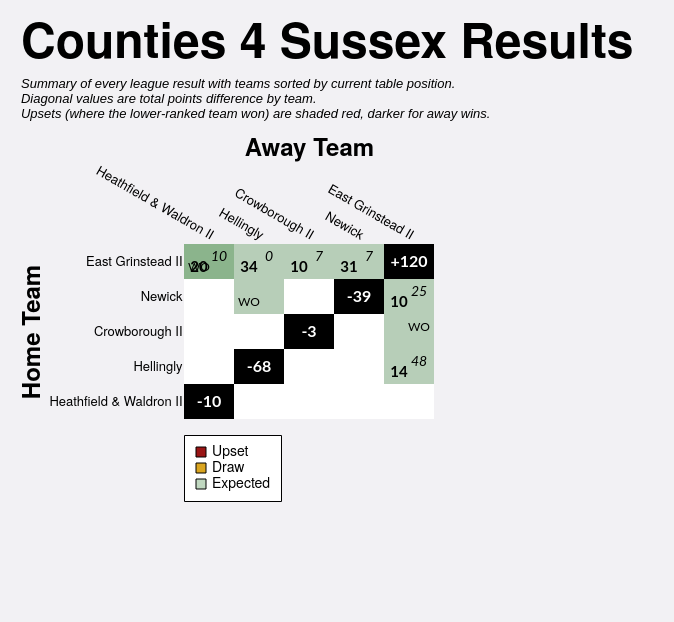

Vega-Lite specification for this chart:
### Vega-Lite specification from a JSON file in a GitHub repository (floating-point values rounded to 4 significant figures)
{"config": {"axis": {"labelFont": "PT Sans Narrow, Helvetica Neue, Helvetica, Arial, sans-serif", "titleFont": "PT Sans Narrow, Helvetica Neue, Helvetica, Arial, sans-serif", "labelFontSize": 13, "titleFontSize": 24, "gridColor": "#202947", "gridOpacity": 0.2}, "text": {"font": "Lato, sans-serif"}, "bar": {"cornerRadiusEnd": 5}, "header": {"labelFont": "PT Sans Narrow, Helvetica Neue, Helvetica, Arial, sans-serif", "titleFont": "PT Sans Narrow, Helvetica Neue, Helvetica, Arial, sans-serif", "labelFontSize": 24, "titleFontSize": 28, "labelFontWeight": "bold", "orient": "left"}, "legend": {"labelFont": "PT Sans Narrow, Helvetica Neue, Helvetica, Arial, sans-serif", "titleFont": "PT Sans Narrow, Helvetica Neue, Helvetica, Arial, sans-serif", "labelFontSize": 14, "titleFontSize": 16, "titlePadding": 5, "fillColor": "white", "strokeColor": "black", "padding": 10, "titleFontWeight": "lighter", "titleFontStyle": "italic", "titleColor": "gray", "offset": 10}, "title": {"font": "PT Sans Narrow, Helvetica Neue, Helvetica, Arial, sans-serif", "fontSize": 48, "fontWeight": "bold", "anchor": "start", "align": "center", "titlePadding": 20, "subtitlePadding": 10, "subtitleFontSize": 13, "subtitleColor": "", "subtitleFontStyle": "italic", "offset": 15, "color": "black"}, "axisX": {"labelAngle": 0}, "facet": {"title": null, "header": null, "align": {"row": "each", "column": "each"}}, "resolve": {"scale": {"y": "independent", "facet": "independent"}}, "background": "#f2f1f4", "scale": {"offsetBandPaddingOuter": 0.2, "offsetBandPaddingInner": 0.1}, "view": {"stroke": null}}, "layer": [{"data": {"name": "data-9007abbc48c921b4a850d095409b9500"}, "mark": {"type": "rect"}, "encoding": {"color": {"field": "unexpected_result", "legend": {"columns": 1, "direction": "horizontal", "labelExpr": "datum.value === 'Upset (Away Win)' ? 'Upset' : datum.value", "labelLimit": 220, "offset": 16, "orient": "bottom", "symbolStrokeColor": "black", "symbolStrokeWidth": 1, "values": ["Upset (Away Win)", "Draw", "Expected"]}, "scale": {"domain": ["Expected", "Upset (Home Win)", "Upset (Away Win)", "Draw", "To be played", "N/A"], "range": ["#146f1444", "#991515bb", "#991515", "goldenrod", "white", "black"]}, "title": null, "type": "nominal"}, "opacity": {"condition": {"test": "datum.home_team == param_20['home_team'] || datum.away_team == param_20['home_team'] || !isValid(param_20['home_team'])", "value": 1.0}, "value": 0.1}, "tooltip": [{"field": "home_team", "title": "Home", "type": "nominal"}, {"field": "away_team", "title": "Away", "type": "nominal"}, {"field": "home_score_text", "title": "Home Score", "type": "nominal"}, {"field": "away_score_text", "title": "Away Score", "type": "nominal"}, {"field": "result", "title": "Result", "type": "nominal"}, {"field": "unexpected_result", "title": "Unexpectedness", "type": "nominal"}, {"field": "date", "format": "%d %b %Y", "title": "Date", "type": "temporal"}], "x": {"axis": {"domain": false, "grid": false, "labelAngle": 30, "orient": "top", "ticks": false}, "field": "away_team", "sort": ["Heathfield & Waldron II", "Hellingly", "Crowborough II", "Newick", "East Grinstead II"], "title": "Away Team", "type": "nominal"}, "y": {"axis": {"domain": false, "grid": false, "ticks": false}, "field": "home_team", "sort": ["East Grinstead II", "Newick", "Crowborough II", "Hellingly", "Heathfield & Waldron II"], "title": "Home Team", "type": "nominal"}}, "name": "view_19"}, {"data": {"name": "data-9007abbc48c921b4a850d095409b9500"}, "mark": {"type": "text", "fontStyle": "italic", "size": 14, "xOffset": 10, "yOffset": -5}, "encoding": {"color": {"condition": {"test": "(datum.home_team == param_20['home_team'] || datum.away_team == param_20['home_team'] || !isValid(param_20['home_team'])) && datum.unexpected_result == 'Expected'", "value": "black"}, "value": "white"}, "text": {"field": "away_score_text", "type": "nominal"}, "x": {"field": "away_team", "sort": ["Heathfield & Waldron II", "Hellingly", "Crowborough II", "Newick", "East Grinstead II"], "type": "nominal"}, "y": {"field": "home_team", "sort": ["East Grinstead II", "Newick", "Crowborough II", "Hellingly", "Heathfield & Waldron II"], "type": "nominal"}}, "transform": [{"filter": "datum.away_score_text != '' && datum.away_score_text != 'WO'"}]}, {"data": {"name": "data-9007abbc48c921b4a850d095409b9500"}, "mark": {"type": "text", "size": 12, "xOffset": 10, "yOffset": -5}, "encoding": {"color": {"condition": {"test": "(datum.home_team == param_20['home_team'] || datum.away_team == param_20['home_team'] || !isValid(param_20['home_team'])) && datum.unexpected_result == 'Expected'", "value": "black"}, "value": "white"}, "text": {"field": "away_score_text", "type": "nominal"}, "x": {"field": "away_team", "sort": ["Heathfield & Waldron II", "Hellingly", "Crowborough II", "Newick", "East Grinstead II"], "type": "nominal"}, "y": {"field": "home_team", "sort": ["East Grinstead II", "Newick", "Crowborough II", "Hellingly", "Heathfield & Waldron II"], "type": "nominal"}}, "transform": [{"filter": "datum.away_score_text == 'WO'"}]}, {"data": {"name": "data-9007abbc48c921b4a850d095409b9500"}, "mark": {"type": "text", "fontWeight": "bold", "size": 15, "xOffset": -10, "yOffset": 5}, "encoding": {"color": {"condition": {"test": "(datum.home_team == param_20['home_team'] || datum.away_team == param_20['home_team'] || !isValid(param_20['home_team'])) && datum.unexpected_result == 'Expected'", "value": "black"}, "value": "white"}, "text": {"field": "home_score_text", "type": "nominal"}, "x": {"field": "away_team", "sort": ["Heathfield & Waldron II", "Hellingly", "Crowborough II", "Newick", "East Grinstead II"], "type": "nominal"}, "y": {"field": "home_team", "sort": ["East Grinstead II", "Newick", "Crowborough II", "Hellingly", "Heathfield & Waldron II"], "type": "nominal"}}, "transform": [{"filter": "datum.home_score_text != '' && datum.home_score_text != 'WO'"}]}, {"data": {"name": "data-9007abbc48c921b4a850d095409b9500"}, "mark": {"type": "text", "size": 12, "xOffset": -10, "yOffset": 5}, "encoding": {"color": {"condition": {"test": "(datum.home_team == param_20['home_team'] || datum.away_team == param_20['home_team'] || !isValid(param_20['home_team'])) && datum.unexpected_result == 'Expected'", "value": "black"}, "value": "white"}, "text": {"field": "home_score_text", "type": "nominal"}, "x": {"field": "away_team", "sort": ["Heathfield & Waldron II", "Hellingly", "Crowborough II", "Newick", "East Grinstead II"], "type": "nominal"}, "y": {"field": "home_team", "sort": ["East Grinstead II", "Newick", "Crowborough II", "Hellingly", "Heathfield & Waldron II"], "type": "nominal"}}, "transform": [{"filter": "datum.home_score_text == 'WO'"}]}, {"data": {"name": "data-943e7b5a84a8ffe87dd0d63b149552a4"}, "mark": {"type": "text", "color": "white", "fontWeight": "bold", "size": 16}, "encoding": {"text": {"field": "display_text", "type": "nominal"}, "tooltip": [{"field": "home_team", "title": "Team", "type": "nominal"}, {"field": "display_text", "title": "Points Difference", "type": "nominal"}], "x": {"field": "away_team", "sort": ["Heathfield & Waldron II", "Hellingly", "Crowborough II", "Newick", "East Grinstead II"], "type": "nominal"}, "y": {"field": "home_team", "sort": ["East Grinstead II", "Newick", "Crowborough II", "Hellingly", "Heathfield & Waldron II"], "type": "nominal"}}}], "height": {"step": 35}, "padding": {"left": 20, "top": 20, "right": 40, "bottom": 120}, "params": [{"name": "param_20", "select": {"type": "point", "clear": "dblclick", "fields": ["home_team"], "on": "click"}, "value": null, "views": ["view_19"]}], "title": {"text": "Counties 4 Sussex Results", "subtitle": ["Summary of every league result with teams sorted by current table position.", "Diagonal values are total points difference by team.", "Upsets (where the lower-ranked team won) are shaded red, darker for away wins."]}, "width": {"step": 50}, "$schema": "https://vega.github.io/schema/vega-lite/v5.20.1.json", "datasets": {"data-9007abbc48c921b4a850d095409b9500": [{"home_team": "Crowborough II", "away_team": "Crowborough II", "match_id": null, "date": "", "home_score": null, "away_score": null, "home_walkover": null, "away_walkover": null, "result": "N/A", "home_score_text": "", "away_score_text": "", "wo_result": "", "score_text": "", "display_text": "-3", "is_diagonal": true, "result_simple": "N/A", "unexpected_result": "N/A", "unexpected_opacity": 1.0}, {"home_team": "Crowborough II", "away_team": "East Grinstead II", "match_id": "1083348", "date": "2023-11-18T00:00:00", "home_score": null, "away_score": null, "home_walkover": false, "away_walkover": true, "result": "Away Win", "home_score_text": "", "away_score_text": "WO", "wo_result": "AWO", "score_text": "WO", "display_text": "WO", "is_diagonal": false, "result_simple": "Away Win", "unexpected_result": "Expected", "unexpected_opacity": 0.25}, {"home_team": "Crowborough II", "away_team": "Heathfield & Waldron II", "match_id": null, "date": "", "home_score": null, "away_score": null, "home_walkover": null, "away_walkover": null, "result": "To be played", "home_score_text": "", "away_score_text": "", "wo_result": "", "score_text": "", "display_text": "", "is_diagonal": false, "result_simple": "To be played", "unexpected_result": "To be played", "unexpected_opacity": 1.0}, {"home_team": "Crowborough II", "away_team": "Hellingly", "match_id": null, "date": "", "home_score": null, "away_score": null, "home_walkover": null, "away_walkover": null, "result": "To be played", "home_score_text": "", "away_score_text": "", "wo_result": "", "score_text": "", "display_text": "", "is_diagonal": false, "result_simple": "To be played", "unexpected_result": "To be played", "unexpected_opacity": 1.0}, {"home_team": "Crowborough II", "away_team": "Newick", "match_id": null, "date": "", "home_score": null, "away_score": null, "home_walkover": null, "away_walkover": null, "result": "To be played", "home_score_text": "", "away_score_text": "", "wo_result": "", "score_text": "", "display_text": "", "is_diagonal": false, "result_simple": "To be played", "unexpected_result": "To be played", "unexpected_opacity": 1.0}, {"home_team": "East Grinstead II", "away_team": "Crowborough II", "match_id": "1083358", "date": "2024-02-03T00:00:00", "home_score": 10, "away_score": 7, "home_walkover": false, "away_walkover": false, "result": "Home Win (LBP)", "home_score_text": "10", "away_score_text": "7", "wo_result": "", "score_text": "10-7", "display_text": "10-7", "is_diagonal": false, "result_simple": "Home Win", "unexpected_result": "Expected", "unexpected_opacity": 0.25}, {"home_team": "East Grinstead II", "away_team": "East Grinstead II", "match_id": null, "date": "", "home_score": null, "away_score": null, "home_walkover": null, "away_walkover": null, "result": "N/A", "home_score_text": "", "away_score_text": "", "wo_result": "", "score_text": "", "display_text": "+120", "is_diagonal": true, "result_simple": "N/A", "unexpected_result": "N/A", "unexpected_opacity": 1.0}, {"home_team": "East Grinstead II", "away_team": "Heathfield & Waldron II", "match_id": "1111548", "date": "2024-01-20T00:00:00", "home_score": 20, "away_score": 10, "home_walkover": false, "away_walkover": false, "result": "Home Win", "home_score_text": "20", "away_score_text": "10", "wo_result": "", "score_text": "20-10", "display_text": "20-10", "is_diagonal": false, "result_simple": "Home Win", "unexpected_result": "Expected", "unexpected_opacity": 0.25}, {"home_team": "East Grinstead II", "away_team": "Heathfield & Waldron II", "match_id": "1105112", "date": "2023-12-09T00:00:00", "home_score": null, "away_score": null, "home_walkover": true, "away_walkover": false, "result": "Home Win", "home_score_text": "WO", "away_score_text": "", "wo_result": "HWO", "score_text": "WO", "display_text": "WO", "is_diagonal": false, "result_simple": "Home Win", "unexpected_result": "Expected", "unexpected_opacity": 0.25}, {"home_team": "East Grinstead II", "away_team": "Hellingly", "match_id": "1083351", "date": "2023-12-02T00:00:00", "home_score": 34, "away_score": 0, "home_walkover": false, "away_walkover": false, "result": "Home Win", "home_score_text": "34", "away_score_text": "0", "wo_result": "", "score_text": "34-0", "display_text": "34-0", "is_diagonal": false, "result_simple": "Home Win", "unexpected_result": "Expected", "unexpected_opacity": 0.25}, {"home_team": "East Grinstead II", "away_team": "Newick", "match_id": "1083365", "date": "2024-03-02T00:00:00", "home_score": 31, "away_score": 7, "home_walkover": false, "away_walkover": false, "result": "Home Win", "home_score_text": "31", "away_score_text": "7", "wo_result": "", "score_text": "31-7", "display_text": "31-7", "is_diagonal": false, "result_simple": "Home Win", "unexpected_result": "Expected", "unexpected_opacity": 0.25}, {"home_team": "Heathfield & Waldron II", "away_team": "Crowborough II", "match_id": null, "date": "", "home_score": null, "away_score": null, "home_walkover": null, "away_walkover": null, "result": "To be played", "home_score_text": "", "away_score_text": "", "wo_result": "", "score_text": "", "display_text": "", "is_diagonal": false, "result_simple": "To be played", "unexpected_result": "To be played", "unexpected_opacity": 1.0}, {"home_team": "Heathfield & Waldron II", "away_team": "East Grinstead II", "match_id": null, "date": "", "home_score": null, "away_score": null, "home_walkover": null, "away_walkover": null, "result": "To be played", "home_score_text": "", "away_score_text": "", "wo_result": "", "score_text": "", "display_text": "", "is_diagonal": false, "result_simple": "To be played", "unexpected_result": "To be played", "unexpected_opacity": 1.0}, {"home_team": "Heathfield & Waldron II", "away_team": "Heathfield & Waldron II", "match_id": null, "date": "", "home_score": null, "away_score": null, "home_walkover": null, "away_walkover": null, "result": "N/A", "home_score_text": "", "away_score_text": "", "wo_result": "", "score_text": "", "display_text": "-10", "is_diagonal": true, "result_simple": "N/A", "unexpected_result": "N/A", "unexpected_opacity": 1.0}, {"home_team": "Heathfield & Waldron II", "away_team": "Hellingly", "match_id": null, "date": "", "home_score": null, "away_score": null, "home_walkover": null, "away_walkover": null, "result": "To be played", "home_score_text": "", "away_score_text": "", "wo_result": "", "score_text": "", "display_text": "", "is_diagonal": false, "result_simple": "To be played", "unexpected_result": "To be played", "unexpected_opacity": 1.0}, {"home_team": "Heathfield & Waldron II", "away_team": "Newick", "match_id": null, "date": "", "home_score": null, "away_score": null, "home_walkover": null, "away_walkover": null, "result": "To be played", "home_score_text": "", "away_score_text": "", "wo_result": "", "score_text": "", "display_text": "", "is_diagonal": false, "result_simple": "To be played", "unexpected_result": "To be played", "unexpected_opacity": 1.0}, {"home_team": "Hellingly", "away_team": "Crowborough II", "match_id": null, "date": "", "home_score": null, "away_score": null, "home_walkover": null, "away_walkover": null, "result": "To be played", "home_score_text": "", "away_score_text": "", "wo_result": "", "score_text": "", "display_text": "", "is_diagonal": false, "result_simple": "To be played", "unexpected_result": "To be played", "unexpected_opacity": 1.0}, {"home_team": "Hellingly", "away_team": "East Grinstead II", "match_id": "1083362", "date": "2024-02-17T00:00:00", "home_score": 14, "away_score": 48, "home_walkover": false, "away_walkover": false, "result": "Away Win", "home_score_text": "14", "away_score_text": "48", "wo_result": "", "score_text": "14-48", "display_text": "14-48", "is_diagonal": false, "result_simple": "Away Win", "unexpected_result": "Expected", "unexpected_opacity": 0.25}, {"home_team": "Hellingly", "away_team": "Heathfield & Waldron II", "match_id": null, "date": "", "home_score": null, "away_score": null, "home_walkover": null, "away_walkover": null, "result": "To be played", "home_score_text": "", "away_score_text": "", "wo_result": "", "score_text": "", "display_text": "", "is_diagonal": false, "result_simple": "To be played", "unexpected_result": "To be played", "unexpected_opacity": 1.0}, {"home_team": "Hellingly", "away_team": "Hellingly", "match_id": null, "date": "", "home_score": null, "away_score": null, "home_walkover": null, "away_walkover": null, "result": "N/A", "home_score_text": "", "away_score_text": "", "wo_result": "", "score_text": "", "display_text": "-68", "is_diagonal": true, "result_simple": "N/A", "unexpected_result": "N/A", "unexpected_opacity": 1.0}, {"home_team": "Hellingly", "away_team": "Newick", "match_id": null, "date": "", "home_score": null, "away_score": null, "home_walkover": null, "away_walkover": null, "result": "To be played", "home_score_text": "", "away_score_text": "", "wo_result": "", "score_text": "", "display_text": "", "is_diagonal": false, "result_simple": "To be played", "unexpected_result": "To be played", "unexpected_opacity": 1.0}, {"home_team": "Newick", "away_team": "Crowborough II", "match_id": null, "date": "", "home_score": null, "away_score": null, "home_walkover": null, "away_walkover": null, "result": "To be played", "home_score_text": "", "away_score_text": "", "wo_result": "", "score_text": "", "display_text": "", "is_diagonal": false, "result_simple": "To be played", "unexpected_result": "To be played", "unexpected_opacity": 1.0}, {"home_team": "Newick", "away_team": "East Grinstead II", "match_id": "1083338", "date": "2023-10-21T00:00:00", "home_score": 10, "away_score": 25, "home_walkover": false, "away_walkover": false, "result": "Away Win", "home_score_text": "10", "away_score_text": "25", "wo_result": "", "score_text": "10-25", "display_text": "10-25", "is_diagonal": false, "result_simple": "Away Win", "unexpected_result": "Expected", "unexpected_opacity": 0.25}, {"home_team": "Newick", "away_team": "Heathfield & Waldron II", "match_id": null, "date": "", "home_score": null, "away_score": null, "home_walkover": null, "away_walkover": null, "result": "To be played", "home_score_text": "", "away_score_text": "", "wo_result": "", "score_text": "", "display_text": "", "is_diagonal": false, "result_simple": "To be played", "unexpected_result": "To be played", "unexpected_opacity": 1.0}, {"home_team": "Newick", "away_team": "Hellingly", "match_id": "1115967", "date": "2024-04-20T00:00:00", "home_score": null, "away_score": null, "home_walkover": true, "away_walkover": false, "result": "Home Win", "home_score_text": "WO", "away_score_text": "", "wo_result": "HWO", "score_text": "WO", "display_text": "WO", "is_diagonal": false, "result_simple": "Home Win", "unexpected_result": "Expected", "unexpected_opacity": 0.25}, {"home_team": "Newick", "away_team": "Newick", "match_id": null, "date": "", "home_score": null, "away_score": null, "home_walkover": null, "away_walkover": null, "result": "N/A", "home_score_text": "", "away_score_text": "", "wo_result": "", "score_text": "", "display_text": "-39", "is_diagonal": true, "result_simple": "N/A", "unexpected_result": "N/A", "unexpected_opacity": 1.0}], "data-943e7b5a84a8ffe87dd0d63b149552a4": [{"home_team": "Crowborough II", "away_team": "Crowborough II", "match_id": null, "date": "", "home_score": null, "away_score": null, "home_walkover": null, "away_walkover": null, "result": "N/A", "home_score_text": "", "away_score_text": "", "wo_result": "", "score_text": "", "display_text": "-3", "is_diagonal": true, "result_simple": "N/A", "unexpected_result": "N/A", "unexpected_opacity": 1.0}, {"home_team": "East Grinstead II", "away_team": "East Grinstead II", "match_id": null, "date": "", "home_score": null, "away_score": null, "home_walkover": null, "away_walkover": null, "result": "N/A", "home_score_text": "", "away_score_text": "", "wo_result": "", "score_text": "", "display_text": "+120", "is_diagonal": true, "result_simple": "N/A", "unexpected_result": "N/A", "unexpected_opacity": 1.0}, {"home_team": "Heathfield & Waldron II", "away_team": "Heathfield & Waldron II", "match_id": null, "date": "", "home_score": null, "away_score": null, "home_walkover": null, "away_walkover": null, "result": "N/A", "home_score_text": "", "away_score_text": "", "wo_result": "", "score_text": "", "display_text": "-10", "is_diagonal": true, "result_simple": "N/A", "unexpected_result": "N/A", "unexpected_opacity": 1.0}, {"home_team": "Hellingly", "away_team": "Hellingly", "match_id": null, "date": "", "home_score": null, "away_score": null, "home_walkover": null, "away_walkover": null, "result": "N/A", "home_score_text": "", "away_score_text": "", "wo_result": "", "score_text": "", "display_text": "-68", "is_diagonal": true, "result_simple": "N/A", "unexpected_result": "N/A", "unexpected_opacity": 1.0}, {"home_team": "Newick", "away_team": "Newick", "match_id": null, "date": "", "home_score": null, "away_score": null, "home_walkover": null, "away_walkover": null, "result": "N/A", "home_score_text": "", "away_score_text": "", "wo_result": "", "score_text": "", "display_text": "-39", "is_diagonal": true, "result_simple": "N/A", "unexpected_result": "N/A", "unexpected_opacity": 1.0}]}}
